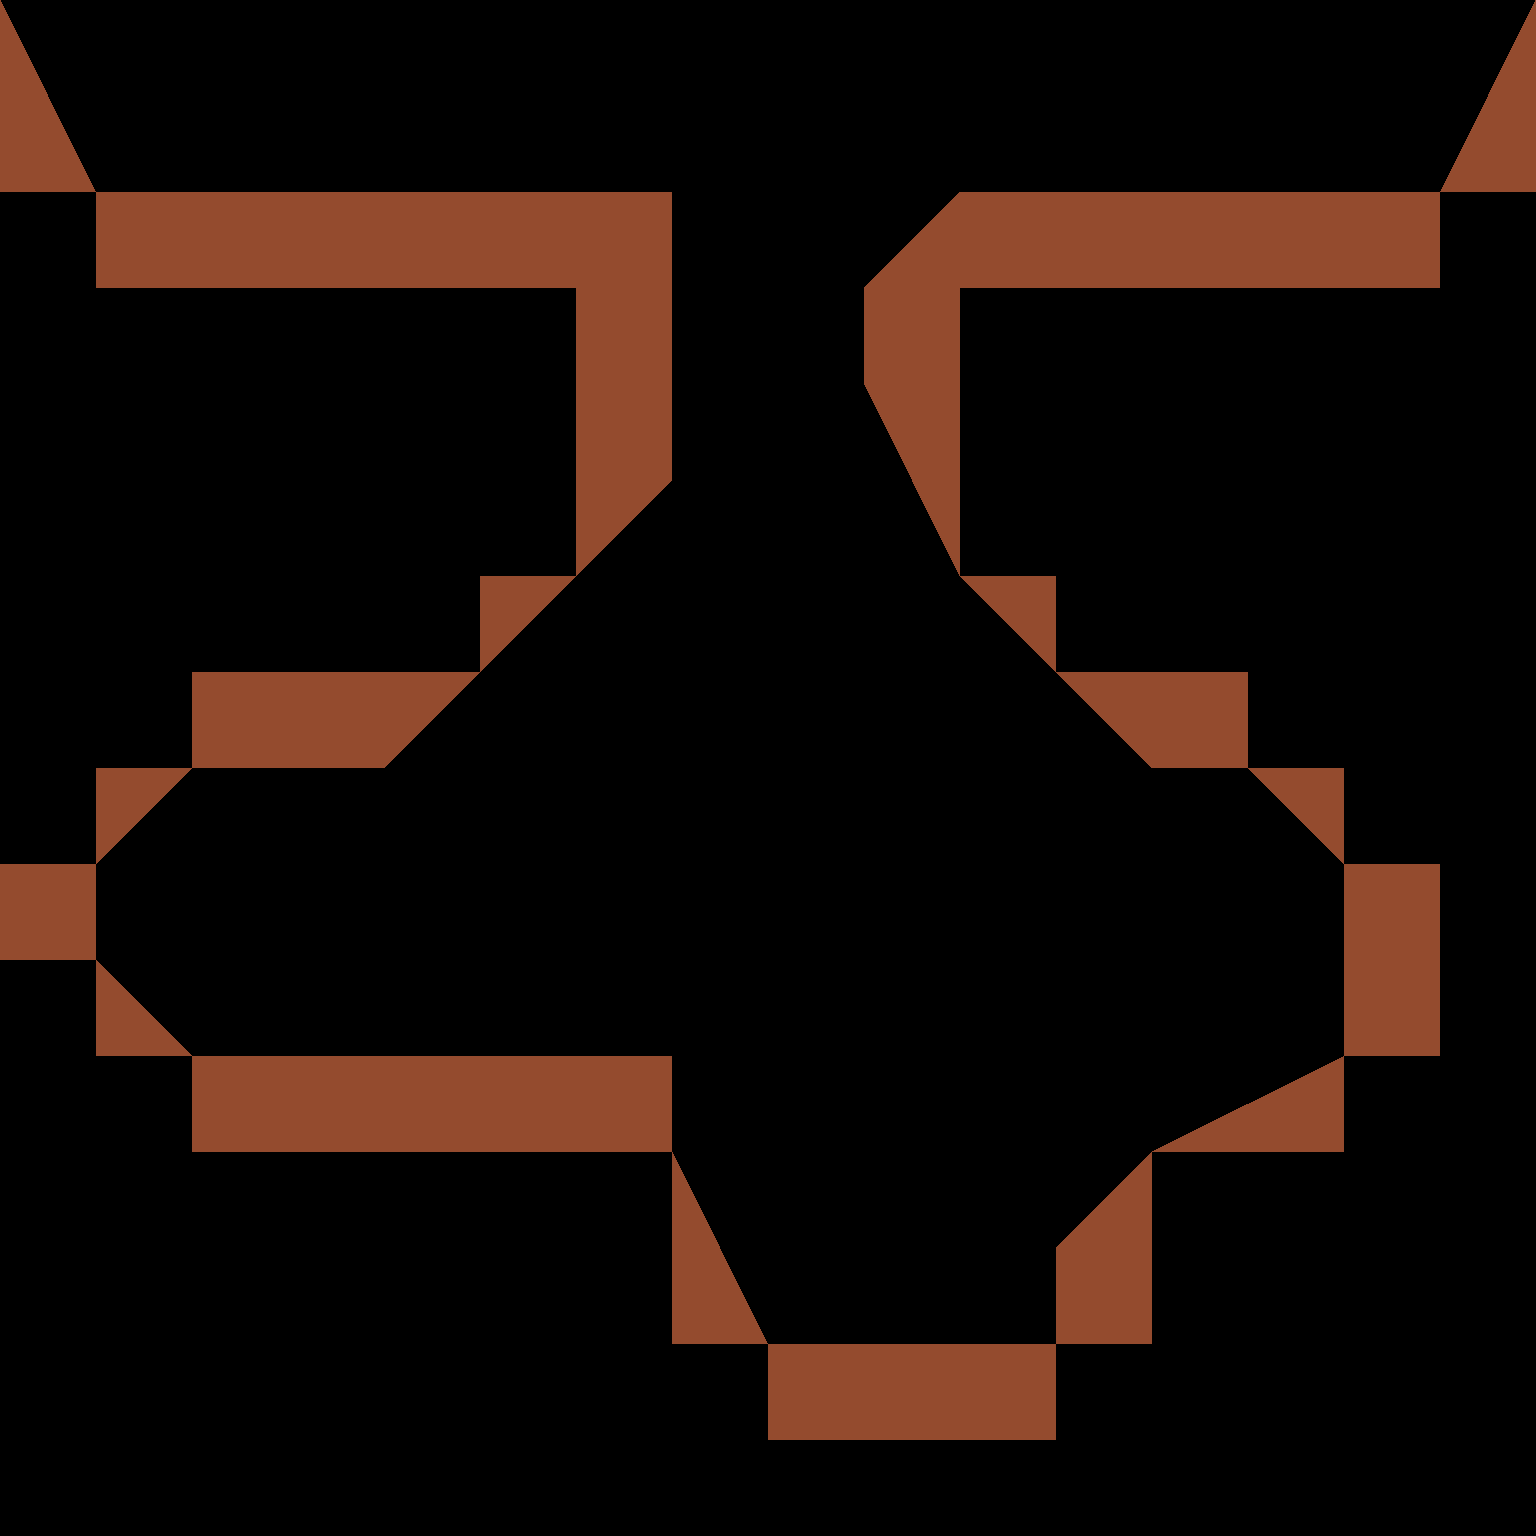

A level layout from a 2D game, rendered from its tile map. Below: a short description, then the map file with its tile-grid data intact:
An orthogonal 16x16 tile map with 96x96 px tiles, 1 tile layer (rock).

<map version="1.0" orientation="orthogonal" renderorder="right-up" width="16" height="16" tilewidth="96" tileheight="96" nextobjectid="1">
 <tileset firstgid="1" name="Scheme" tilewidth="192" tileheight="192" tilecount="13">
  <tile id="0">
   <image width="192" height="96" source="../../assets/tiles/bl_long.png" />
  </tile>
  <tile id="1">
   <image width="96" height="96" source="../../assets/tiles/bl_small.png" />
  </tile>
  <tile id="2">
   <image width="96" height="192" source="../../assets/tiles/bl_tall.png" />
  </tile>
  <tile id="3">
   <image width="192" height="96" source="../../assets/tiles/br_long.png" />
  </tile>
  <tile id="4">
   <image width="96" height="96" source="../../assets/tiles/br_small.png" />
  </tile>
  <tile id="5">
   <image width="96" height="192" source="../../assets/tiles/br_tall.png" />
  </tile>
  <tile id="6">
   <image width="96" height="96" source="../../assets/tiles/solid.png" />
  </tile>
  <tile id="7">
   <image width="192" height="96" source="../../assets/tiles/tl_long.png" />
  </tile>
  <tile id="8">
   <image width="96" height="96" source="../../assets/tiles/tl_small.png" />
  </tile>
  <tile id="9">
   <image width="96" height="192" source="../../assets/tiles/tl_tall.png" />
  </tile>
  <tile id="10">
   <image width="192" height="96" source="../../assets/tiles/tr_long.png" />
  </tile>
  <tile id="11">
   <image width="96" height="96" source="../../assets/tiles/tr_small.png" />
  </tile>
  <tile id="12">
   <image width="96" height="192" source="../../assets/tiles/tr_tall.png" />
  </tile>
 </tileset>
 <layer name="rock" width="16" height="16">
  <data encoding="csv">
0,0,0,0,0,0,0,0,0,0,0,0,0,0,0,0,
3,0,0,0,0,0,0,0,0,0,0,0,0,0,0,6,
0,7,7,7,7,7,7,0,0,5,7,7,7,7,7,0,
0,0,0,0,0,0,7,0,0,7,0,0,0,0,0,0,
0,0,0,0,0,0,7,0,0,0,0,0,0,0,0,0,
0,0,0,0,0,0,9,0,0,13,0,0,0,0,0,0,
0,0,0,0,0,9,0,0,0,0,12,0,0,0,0,0,
0,0,7,7,9,0,0,0,0,0,0,12,7,0,0,0,
0,9,0,0,0,0,0,0,0,0,0,0,0,12,0,0,
7,0,0,0,0,0,0,0,0,0,0,0,0,0,7,0,
0,2,0,0,0,0,0,0,0,0,0,0,0,0,7,0,
0,0,7,7,7,7,7,0,0,0,0,0,4,0,0,0,
0,0,0,0,0,0,0,0,0,0,0,5,0,0,0,0,
0,0,0,0,0,0,0,3,0,0,0,7,0,0,0,0,
0,0,0,0,0,0,0,0,7,7,7,0,0,0,0,0,
0,0,0,0,0,0,0,0,0,0,0,0,0,0,0,0
</data>
 </layer>
</map>